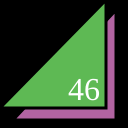
Frame 1 (no input)
Frame 60 (no input): identical to frame 1, image omitted
Frame 120 (the mouse pressed at the canvas centre since frame 60): identical to frame 1, image omitted

The p5.js sketch that drew this single still picture (run headless with seeded random() and noise() and a simulated clock; from frame 60 on, the mouse is pressed at the canvas centre):

// p5.js sketch
// ── sketch.js
function setup() {
  createCanvas(128,128);
}

function draw() {
  background(0);
  strokeWeight(3);
  fill(178, 100, 162);
  triangle(13,120,116,120,116,10);
  fill(94, 185, 84);
  triangle(0,108,106,108,106,0);
  fill(255);
  textSize(32);
  textFont("serif");
  text("46", 68, 100);
}
